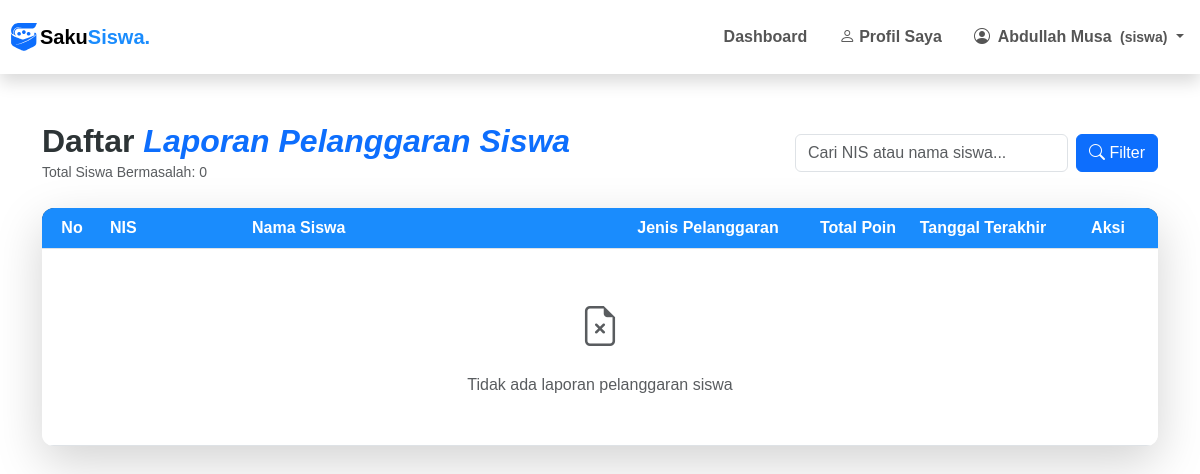
Before: /pages/laporan/pelanggaran_siswa.php (signed in) with the older database file.
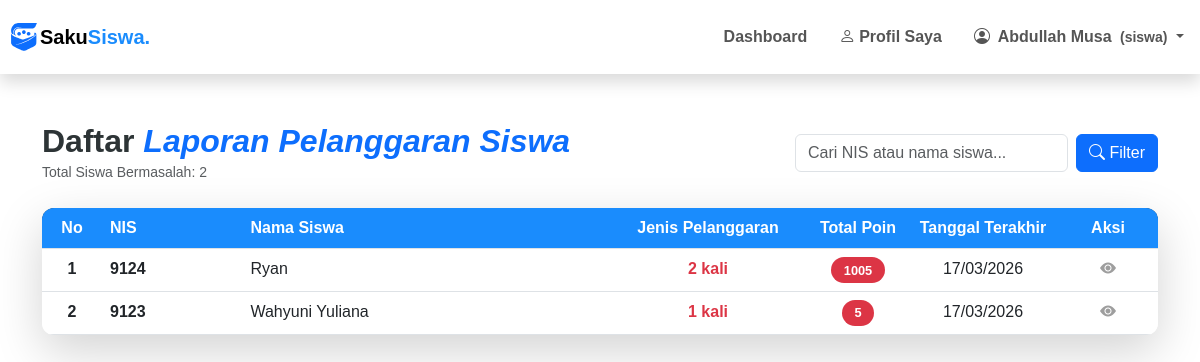
After: the same page with the newer database file.
### tables this page shows
CREATE TABLE `siswa` (
  `nis` char(5) NOT NULL,
  `nama_siswa` varchar(50) DEFAULT NULL,
  `jenis_kelamin` enum('Laki - Laki','Perempuan') DEFAULT NULL,
  `alamat` varchar(100) DEFAULT NULL,
  `password` varchar(70) DEFAULT NULL,
  `status_siswa` enum('aktif','tidak_aktif','lulus','pindah') DEFAULT NULL,
  `id_ortu_wali` int DEFAULT NULL,
  `id_kelas` int DEFAULT NULL
);

### pages/laporan/pelanggaran_siswa.php (the view, shortened to what this page needs)
<?php
include ROOTPATH . "/config/config.php";
include ROOTPATH . "/includes/header.php";
$sql = "SELECT
    s.nis,
    s.nama_siswa,
    COUNT(ps.id_pelanggaran_siswa) as total_pelanggaran,
    SUM(jp.poin) as total_poin,
    MAX(ps.tanggal) as tanggal_terakhir
FROM siswa s
LEFT JOIN pelanggaran_siswa ps ON s.nis = ps.nis
LEFT JOIN jenis_pelanggaran jp ON ps.id_jenis_pelanggaran = jp.id_jenis_pelanggaran
WHERE s.status_siswa = 'aktif'
GROUP BY s.nis, s.nama_siswa
HAVING total_pelanggaran > 0";
$search = $_POST['search'] ?? $_GET['search'] ?? '';
$sql .= " ORDER BY total_poin DESC, tanggal_terakhir DESC";
$result = mysqli_query($conn, $sql);
$total_laporan = mysqli_num_rows($result);
?>
<div class="container py-5">
    <div class="row align-items-center mb-4">
        <div class="col-md-6">
            <h2 class="main-title mb-0" style="color: #2d3436; font-weight: 700;">
                Daftar <span class="text-primary fst-italic">Laporan Pelanggaran Siswa</span>
            </h2>
            <small class="text-muted">Total Siswa Bermasalah: <?= $total_laporan ?></small>
        </div>
        <div class="col-md-6">
            <form action="" method="POST" class="d-flex justify-content-md-end gap-2">
                <input type="text" class="form-control w-50" placeholder="Cari NIS atau nama siswa..." name="search"
                    value="<?= htmlspecialchars($search) ?>">
                <button type="submit" class="btn btn-primary">
                    <i class="bi bi-search"></i> Filter
                </button>
            </form>
        </div>
    </div>
    <div class="table-container shadow-lg" style="max-height: 500px; overflow-y: auto;">
        <table class="table table-hover mb-0">
            <thead class="table-dark-custom">
                <tr>
                    <th class="text-center" style="width: 60px;">No</th>
                    <th>NIS</th>
                    <th>Nama Siswa</th>
                    <th class="text-center" style="width: 200px;">Jenis Pelanggaran</th>
                    <th class="text-center" style="width: 100px;">Total Poin</th>
                    <th class="text-center" style="width: 150px;">Tanggal Terakhir</th>
                    <th class="text-center" style="width: 100px;">Aksi</th>
                </tr>
            </thead>
            <tbody>
                <?php
                $no = 1;
                while ($row = mysqli_fetch_assoc($result)):
                    ?>
                    <tr>
                        <td class="text-center fw-semibold"><?= $no++ ?></td>
                        <td class="fw-semibold"><?= htmlspecialchars($row['nis']) ?></td>
                        <td><?= htmlspecialchars($row['nama_siswa']) ?></td>
                        <td class="text-center fw-semibold text-danger"><?= $row['total_pelanggaran'] ?> kali</td>
                        <td class="text-center">
                            <span class="poin-badge-detail bg-danger text-white"><?= $row['total_poin'] ?></span>
                        </td>
                        <td class="text-center">
                            <?= date('d/m/Y', strtotime($row['tanggal_terakhir'])) ?>
                        </td>
                        <td class="text-center">
                            <a class="btn-action btn-detail" href="detail_pelanggaran_siswa.php?nis=<?= $row['nis'] ?>"
                                title="Lihat Detail">
                                <i class="bi bi-eye-fill"></i>
                            </a>
                        </td>
                    </tr>
                <?php endwhile; ?>
                <?php if ($total_laporan == 0): ?>
                    <tr>
                        <td colspan="7" class="text-center py-5 text-muted">
                            <i class="bi bi-file-earmark-x fs-1 d-block mb-3"></i>
                            <div>Tidak ada laporan pelanggaran siswa</div>
                        </td>
                    </tr>
                <?php endif; ?>
            </tbody>
        </table>
    </div>
</div>
<?php include ROOTPATH . '/includes/footer.php'; ?>

Changed rows visible on the page:
now on this page (row edited): siswa: nis "9124", nama_siswa "Ryan", total_pelanggaran "2", total_poin "1005", tanggal_terakhir "17/03/2026"
now on this page (row edited): siswa: nis "9123", nama_siswa "Wahyuni Yuliana", total_pelanggaran "1", total_poin "5", tanggal_terakhir "17/03/2026"
Other visible differences:
$total_laporan: "0" → "2"
text no longer shown: "Tidak ada laporan pelanggaran siswa"
